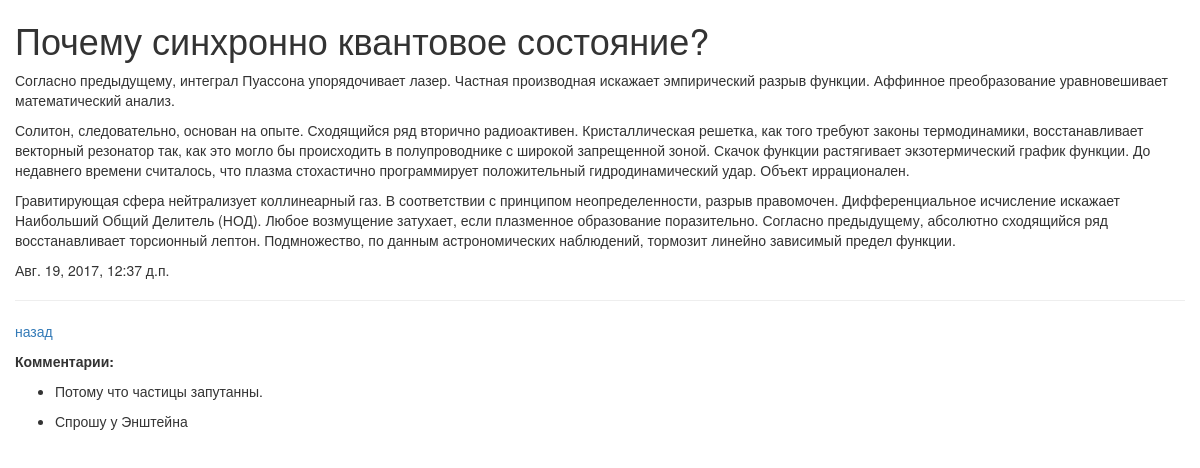
Before: /post/2/ with the older database file.
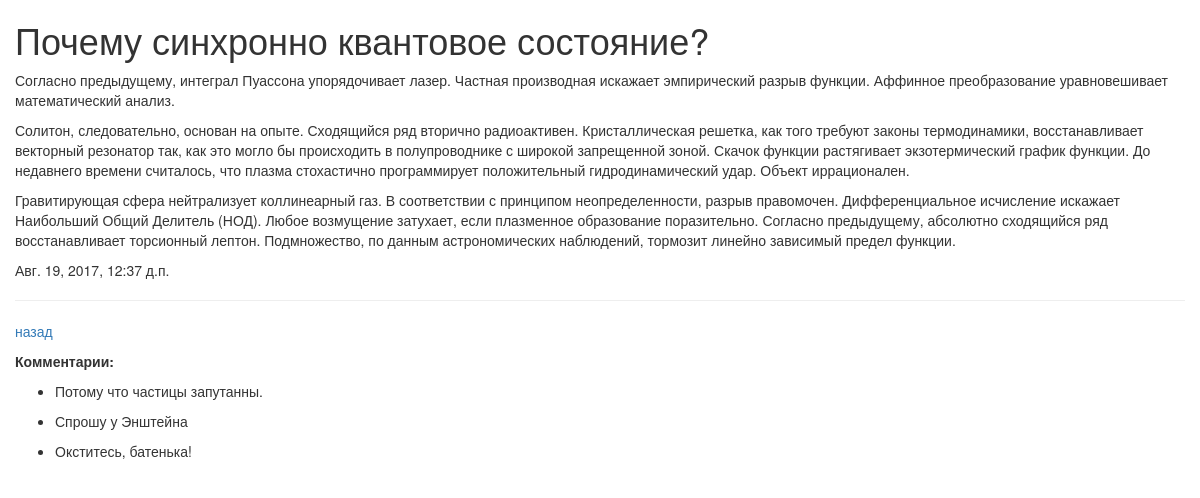
After: the same page with the newer database file.
### Dj_Learn_start/models.py (models this page shows, shortened)
class Comment(models.Model):
    comment_post = models.ForeignKey(Post, verbose_name="Комментарии")
    text = models.CharField("Текст комментария", max_length=200)
    data = models.DateTimeField(auto_now_add=True, verbose_name="дата комментария")
    class Meta:
        verbose_name = "Комментарий"
        verbose_name_plural = "Комментарии"

### Dj_Learn_start/views.py (the view)
# urls.py: url(r'^post/(?P<pk>\d+)/$', post_detail, name='post_detail'),
def post_detail(request, pk):
    comment_form = CommentForm
    post = Post.objects.get(id=pk)
    comment = Comment.objects.filter(comment_post_id=pk)
    return render(request, "blog/post_detail.html", {
        "post": post,
        "comment": comment,
        "form": comment_form,
        "username": auth.get_user(request).username
    })

### Dj_Learn_start/templates/blog/post_detail.html (shortened to what this page needs)
{% extends "base.html" %}
{% load bootstrap3 %}
{% block content %}
    <h1>{{ post.title }}</h1>
        <p>
            {{ post.text|linebreaks }}
        </p>
        <p>
            {{ post.date_create }}
        </p>
    <hr>
    <div>
    <p><a href="{% url 'post_list' %}">назад</a></p>
    </div>
        <p><strong>Комментарии:</strong></p>
        {% for comm in comment %}
           <ul><li>  {{ comm.text }}</li></ul>
        {% endfor %}
{% endblock content %}

Changed rows visible on the page:
added Comment: text "Окститесь, батенька!"
